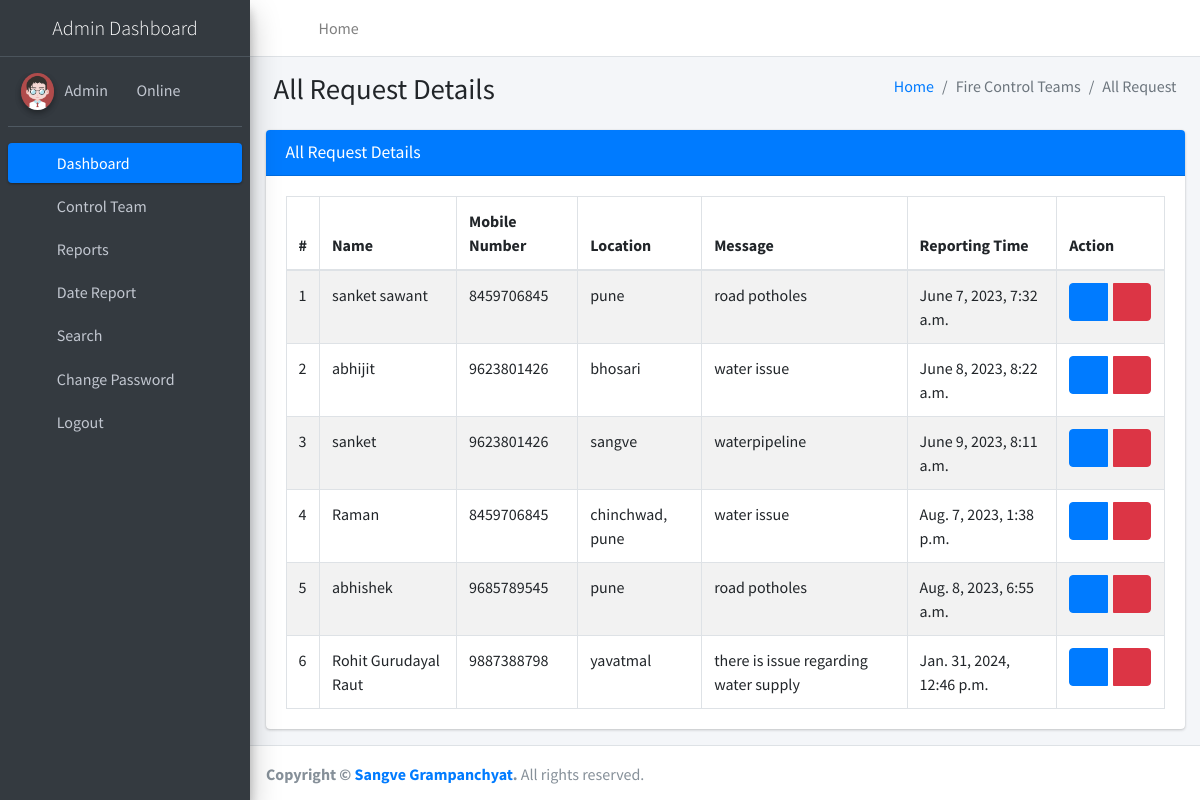
The app's page /allRequest (signed in) with its own data.
### firereport/models.py (models this page shows, shortened)
class Firereport(models.Model):
    FullName = models.CharField(max_length=250, null=True)
    MobileNumber = models.CharField(max_length=12, null=True)
    Location = models.CharField(max_length=200, null=True)
    Message = models.CharField(max_length=200, null=True)
    AssignTo = models.ForeignKey(Teams, on_delete=models.CASCADE, null=True)
    Status = models.CharField(max_length=150, null=True)
    Postingdate = models.DateTimeField(auto_now_add=True)
    AssignedTime = models.CharField(max_length=150, null=True)
    UpdationDate = models.DateTimeField(null=True)

### firereport/views.py (the view)
# urls.py: path('allRequest', allRequest, name='allRequest'),
def allRequest(request):
    if not request.user.is_authenticated:
        return redirect('admin_login')
    firereport = Firereport.objects.all()
    return render(request, 'admin/allRequest.html', locals())

### firereport/templates/admin/allRequest.html
{% extends 'adminNavbar.html' %}
{% block main %}
{% load static %}
<section class="content">
    <div class="content-header">
        <div class="container-fluid">
            <div class="row mb-2">
                <div class="col-sm-6">
                    <h1 class="m-0">All Request Details</h1>
                </div>
                <div class="col-sm-6">
                    <ol class="breadcrumb float-sm-right">
                        <li class="breadcrumb-item"><a href="{% url 'dashboard' %}">Home</a></li>
                        <li class="breadcrumb-item active">Fire Control Teams</li>
                        <li class="breadcrumb-item active">All Request</li>
                    </ol>
                </div>
            </div>
        </div>
    </div>
    <div class="container-fluid">
        <div class="row">
            <div class="col-md-12">
                <div class="card card-primary">
                    <div class="card-header">
                        <h3 class="card-title">All Request Details</h3>
                    </div>
                    <div class="card-body">
                        <table id="example1" class="table table-bordered table-striped">
                            <thead>
                            <tr>
                                <th>#</th>
                                <th>Name</th>
                                <th>Mobile Number</th>
                                <th>Location</th>
                                <th>Message</th>
                                <th>Reporting Time</th>
                                <th>Action</th>
                            </tr>
                            </thead>
                            <tbody>
                            {% for i in firereport %}
                            <tr>
                                <td>{{forloop.counter}}</td>
                                <td>{{i.FullName}}</td>
                                <td>{{i.MobileNumber}}</td>
                                <td>{{i.Location}}</td>
                                <td>{{i.Message}}</td>
                                <td>{{i.Postingdate}}</td>
                                <td>
                                    <div class="btn-group">
                                        <a class="btn btn-primary" href="{% url 'viewRequestDetails' i.id %}"><i class="fa fa-eye"></i></a> &nbsp;&nbsp;
                                        <a class="btn btn-danger" onclick="return confirm('Are you sure to Delete ?')" href="{% url 'deleteRequest' i.id %}"><i
                                            class="fa fa-trash-alt"></i></a>
                                    </div>
                                </td>
                            </tr>
                            {% endfor %}
                            </tbody>
                        </table>
                    </div>
                </div>
            </div>
        </div>
    </div>
</section>
{% endblock %}

### records on screen
Firereport: FullName "sanket sawant", MobileNumber "8459706845", Location "pune", Message "road potholes", Postingdate "June 7, 2023, 7:32 a.m."
Firereport: FullName "abhijit", MobileNumber "9623801426", Location "bhosari", Message "water issue", Postingdate "June 8, 2023, 8:22 a.m."
Firereport: FullName "sanket", MobileNumber "9623801426", Location "sangve", Message "waterpipeline", Postingdate "June 9, 2023, 8:11 a.m."
Firereport: FullName "Raman", MobileNumber "8459706845", Location "chinchwad, pune", Message "water issue", Postingdate "Aug. 7, 2023, 1:38 p.m."
Firereport: FullName "abhishek", MobileNumber "9685789545", Location "pune", Message "road potholes", Postingdate "Aug. 8, 2023, 6:55 a.m."
Firereport: FullName "Rohit Gurudayal Raut", MobileNumber "9887388798", Location "yavatmal", Message "there is issue regarding water supply", Postingdate "Jan. 31, 2024, 12:46 p.m."
